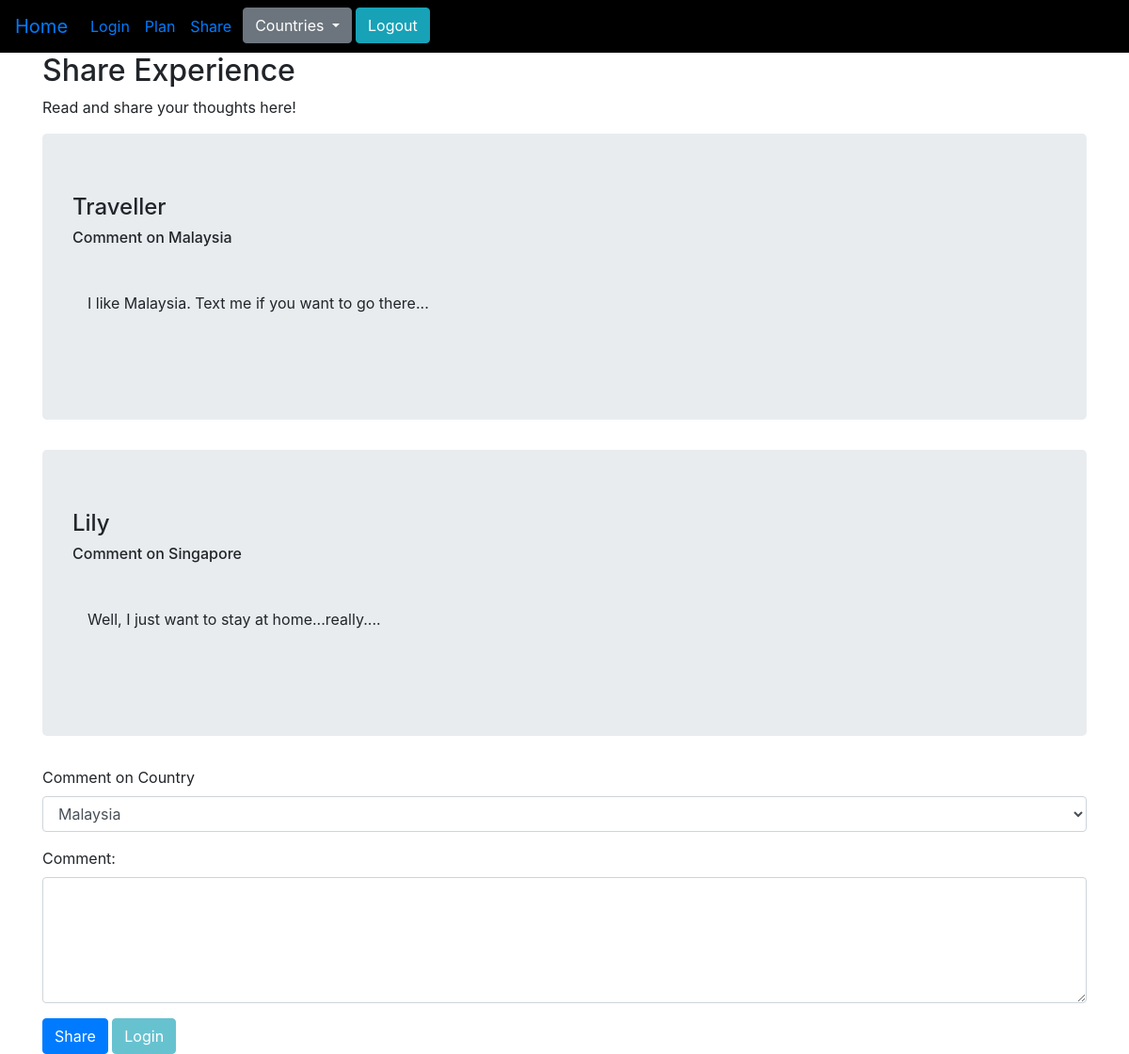
Screenshot of /share.php (signed in) with the database file from the repository.
### tables this page shows
CREATE TABLE `share` (
  `shareId` int(11) NOT NULL,
  `country` varchar(50) NOT NULL,
  `comment` varchar(10000) NOT NULL,
  `username` varchar(100) NOT NULL
);

### share.php (the view, shortened to what this page needs)
<?php
	$obj = new Connection();
	$con=$obj->openConnection();
?>
<!DOCTYPE html>
<html>
<head>
	<link rel="stylesheet" href="bootstrap-4.1.1-dist/css/bootstrap.min.css"/>
	<link rel="stylesheet" type="text/css" href="styles.css">
</head>
<body>
<nav class="navbar navbar-expand-sm navbar-inverse" style="background-color: black;">
	<ul class="navbar-nav">
		<li class="nav-item">
			<a class="navbar-brand" href="home.php"> Home </a>
		</li>
		<li class="nav-item">
			<a class="nav-link" href="login.php">Login</a>
		</li>
		<li class="nav-item">
			<a class="nav-link" href="plan.php">Plan</a>
		</li>
		<li class="nav-item">
			<a class="nav-link" href="share.php">Share</a>
		</li>
		<li class="nav-item dropdown">
			<div class="px-1 dropdown">
				<button class=" btn btn-secondary dropdown-toggle" type="button" id="dropdownMenu2" data-toggle="dropdown" aria-haspopup="true" aria-expanded="false">
					Countries
				</button>
			</div>
		</li>
		<li class="nav-item">
			<form class="form-inline" action="login.php" method="post">
			<input type="submit" class="btn btn-info" name="Logout" value="Logout"/>
			</form>
		</li>
	</ul>
</nav>
<div class="container">
		<h2>Share Experience</h2>
		<p> Read and share your thoughts here! </p>
	<?php
		$stmt =$con->prepare("SELECT * FROM share");
		$stmt->execute();
		$result=$stmt->fetchAll();
		foreach($result as $row){
			$username=$row["username"];
			$country=$row["country"];
			echo '<div class="media jumbotron">
				<div class="media-body"><h4 class="media-heading">'.$username.'</h4>
				<h6 class="media-heading">Comment on '.$country.'</h6></br>';
			$comment=$row["comment"];
			echo '<p class="p-3 mb-2">'.$comment.'</p><br></div></div>';
		}
	?>
   <form action="share.php" method="post">
   <div class="form-group">
    <?php $countryList =getCountries($con); ?>
	<div class="form-group">
		<label for="selection">Comment on Country</label>
			<select class="form-control" name="travelledCountry">
		<?php
		for($i=0;$i<count($countryList);$i++){
			echo '<option value="'.$countryList[$i].'">'.$countryList[$i].'</option>';
		}
		echo '</select></div>';
		?>
	<label for="comment">Comment: </label>
	<textarea class="form-control" rows="5" name="comment"></textarea>
	</div>
	<input type="submit" class="btn btn-primary" name="share" value="Share"
	<?php if(!isset($_SESSION['name'])){ echo "disabled"; } ?>
	/>
	<input type="submit" class="btn btn-info" name="login" value="Login" <?php if(isset($_SESSION['name'])){ echo "disabled"; } ?>/>
	</form>
</div>
<?php
	function getCountries($con){
		$stmt =$con->prepare("SELECT * FROM nation");
		$stmt->execute();
		$result=$stmt->fetchAll();
		$countries=array();
		foreach($result as $row){
			$country=$row["country"];
			array_push($countries,$country);
		}
		return $countries;
	}
?>
</body>
</html>

### styles.css (style rules this page uses)
body, html { height: 100%; margin: 0; }

### rows the page displays
share: username "Traveller", country "Malaysia", comment "I like Malaysia. Text me if you want to go there..."
share: username "Lily", country "Singapore", comment "Well, I just want to stay at home...really...."

### other values shown
form field travelledCountry "Malaysia"
